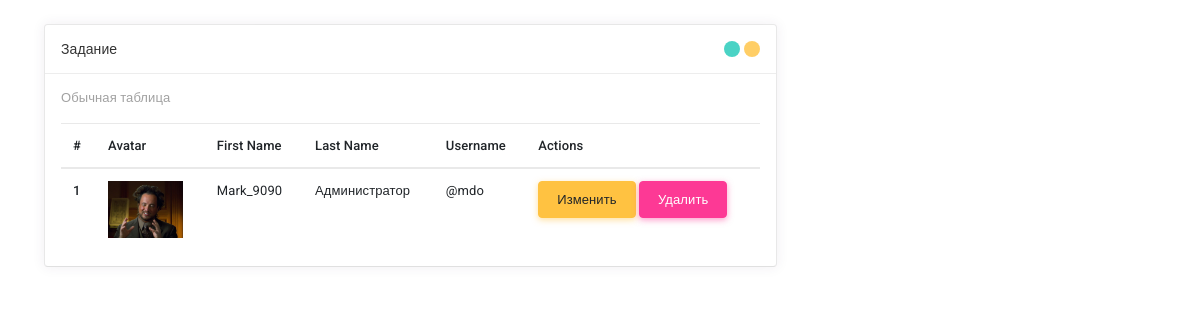
Screenshot of /project_final/show.php?id=1 with the database file from the repository.
### tables this page shows
CREATE TABLE `workers` (
  `id` int(11) NOT NULL,
  `photo` varchar(255) NOT NULL,
  `login` varchar(255) NOT NULL,
  `role` varchar(255) NOT NULL,
  `gender` varchar(255) NOT NULL,
  `password` varchar(255) NOT NULL,
  `email` varchar(255) NOT NULL
);

### project_final/show.php (the view, shortened to what this page needs)
<?php
    if(isset($_GET['id']))
    {
        $id = $_GET['id'];
        $pdo = new PDO("mysql:host=localhost; dbname=marlin;","root","");
        $statement = $pdo->prepare("SELECT * FROM workers WHERE id = '$id' ");
        $statement->execute();
        $result = $statement->fetchAll();
    }
?>
<!DOCTYPE html>
<html lang="en">
<head>
        <link id="vendorsbundle" rel="stylesheet" media="screen, print" href="css/vendors.bundle.css">
        <link id="appbundle" rel="stylesheet" media="screen, print" href="css/app.bundle.css">
        <link id="myskin" rel="stylesheet" media="screen, print" href="css/skins/skin-master.css">
        <link rel="stylesheet" media="screen, print" href="css/statistics/chartist/chartist.css">
        <link rel="stylesheet" media="screen, print" href="css/miscellaneous/lightgallery/lightgallery.bundle.css">
        <link rel="stylesheet" media="screen, print" href="css/fa-solid.css">
        <link rel="stylesheet" media="screen, print" href="css/fa-brands.css">
        <link rel="stylesheet" media="screen, print" href="css/fa-regular.css">
    </head>
    <body class="mod-bg-1 mod-nav-link ">
        <main id="js-page-content" role="main" class="page-content">
            <div class="col-md-8">
                <div id="panel-1" class="panel">
                    <div class="panel-hdr">
                        <h2>
                            Задание
                        </h2>
                        <div class="panel-toolbar">
                            <button class="btn btn-panel waves-effect waves-themed" data-action="panel-collapse" data-toggle="tooltip" data-offset="0,10" data-original-title="Collapse"></button>
                            <button class="btn btn-panel waves-effect waves-themed" data-action="panel-fullscreen" data-toggle="tooltip" data-offset="0,10" data-original-title="Fullscreen"></button>
                        </div>
                    </div>
                    <div class="panel-container show">
                        <div class="panel-content">
                            <h5 class="frame-heading">
                                Обычная таблица
                            </h5>
                            <div class="frame-wrap">
                                <table class="table m-0">
                                        <thead>
                                        <tr>
                                            <th>#</th>
                                            <th>Avatar</th>
                                            <th>First Name</th>
                                            <th>Last Name</th>
                                            <th>Username</th>
                                            <th>Actions</th>
                                        </tr>
                                        </thead>
                                    <?php foreach ($result as $res): ?>
                                        <tbody>
                                        <tr>
                                            <th scope="row"><?= $res['id']; ?></th>
                                            <td>
                                                <img src="<?= $res['photo']; ?>" width="75">
                                            </td>
                                            <td><?= $res['login']; ?></td>
                                            <td><?= $res['role']; ?></td>
                                            <td><?= $res['gender']; ?></td>
                                            <td>
                                                <a href="edit.php?id=<?= $res['id']; ?>" class="btn btn-warning">Изменить</a>
                                                <a href="delete.php?id=<?= $res['id']; ?>" class="btn btn-danger">Удалить</a>
                                            </td>
                                        </tr>
                                        </tbody>
                                    <?php endforeach; ?>
                                </table>
                            </div>
                        </div>
                    </div>
                </div>
            </div>
        </main>
    </body>
</html>

### rows the page displays
workers: id "1", photo (picture), login "Mark_9090", role "Администратор", gender "@mdo"
